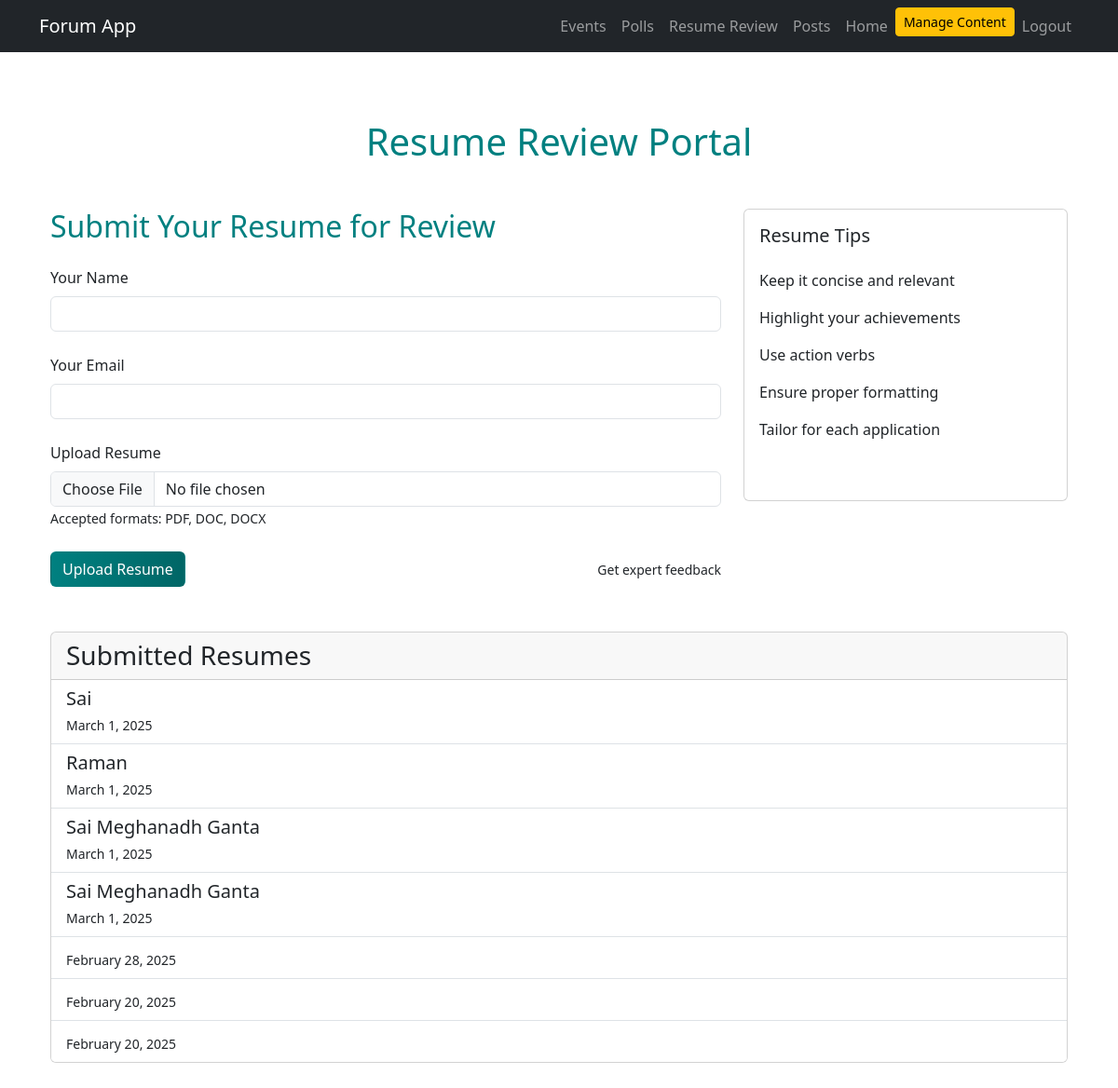
Screenshot of /resume-review/ (signed in) with the database file from the repository.
### forum/models.py (models this page shows, shortened)
class Resume(models.Model):
    name = models.CharField(max_length=255)  # User's name
    email = models.EmailField()  # Contact email
    resume_file = models.FileField(upload_to="resumes/")  # Uploaded resume
    uploaded_at = models.DateTimeField(auto_now_add=True)  # Upload timestamp
    reviewer = models.CharField(max_length=100, default="Pending")

### forum/views.py (the view)
# urls.py: path('resume-review/', resume_review, name='resume-review'),
@login_required
def resume_review(request):
    resumes = Resume.objects.all().order_by('-uploaded_at')
    return render(request, 'resume_review.html', {'resumes': resumes})

### forum/templates/resume_review.html (shortened to what this page needs)
{% extends "base.html" %}
{% block content %}
    <div class="container py-5 page-container">
        <h1 class="text-center mb-5 page-title">
            <span class="teal-text">Resume</span>
            <span class="coral-text">Review Portal</span>
        </h1>
        <div class="row mb-5">
            <div class="col-md-8">
                <div class="resume-card">
                    <div class="form-header d-flex align-items-center mb-4">
                        <h2 class="mb-0 teal-text">Submit Your Resume for Review</h2>
                    </div>
                    <form method="post" enctype="multipart/form-data" action="{% url 'upload_resume' %}" class="needs-validation">
                        <div class="form-group mb-4">
                            <label for="name" class="form-label">
                                 Your Name
                            </label>
                            <input type="text" name="name" class="form-control" required>
                        </div>
                        <div class="form-group mb-4">
                            <label for="email" class="form-label">
                                 Your Email
                            </label>
                            <input type="email" name="email" class="form-control" required>
                        </div>
                        <div class="form-group mb-4">
                            <label for="resume_file" class="form-label">
                                 Upload Resume
                            </label>
                            <input type="file" name="resume_file" class="form-control" required accept=".pdf,.doc,.docx">
                            <small style="color: var(--text-medium) !important;">Accepted formats: PDF, DOC, DOCX</small>
                        </div>
                        <div class="d-flex justify-content-between align-items-center">
                            <button type="submit" class="btn btn-primary-custom">
                                 Upload Resume
                            </button>
                            <span style="color: var(--text-medium) !important;" class="small">Get expert feedback</span>
                        </div>
                    </form>
                </div>
            </div>
            <div class="col-md-4">
                <div class="card tips-card">
                    <div class="card-body">
                        <h5 class="card-title mb-4" style="color: var(--text-dark) !important;">
                             Resume Tips
                        </h5>
                        <div class="card-text">
                            <p class="tip-item">Keep it concise and relevant</p>
                            <p class="tip-item">Highlight your achievements</p>
                            <p class="tip-item">Use action verbs</p>
                            <p class="tip-item">Ensure proper formatting</p>
                            <p class="tip-item">Tailor for each application</p>
                        </div>
                        <div class="mt-4 text-center">
                            <span class="badge custom-badge">
                            </span>
                        </div>
                    </div>
                </div>
            </div>
        </div>
        <div class="row">
            <div class="col-md-12">
                <div class="card card-accent-border">
                    <div class="card-header card-header-custom d-flex align-items-center">
                        <h3 class="mb-0">Submitted Resumes</h3>
                    </div>
                    <div class="list-group list-group-flush">
                        {% for resume in resumes %}
                            <a href="{% url 'view_resume' resume.id %}" class="list-group-item list-group-item-action resume-list-item d-flex align-items-center">
                                <div>
                                    <h5 class="mb-1" style="color: var(--text-dark) !important;">{{ resume.name }}</h5>
                                    <small style="color: var(--text-light) !important;"> {{ resume.uploaded_at|date:"F j, Y" }}</small>
                                </div>
                            </a>
                        {% endfor %}
                    </div>
                </div>
            </div>
        </div>
    </div>
{% endblock %}

### forum/templates/resume_review.html (style rules this page uses)
.teal-text { color: #008080 !important; }
.coral-text { color: #008080 !important; }
.btn-primary-custom { background: linear-gradient(90deg, #008080, #006666) !important; color: white !important; }

### rows the page displays
Resume: name "Sai", uploaded_at "March 1, 2025"
Resume: name "Raman", uploaded_at "March 1, 2025"
Resume: name "Sai Meghanadh Ganta", uploaded_at "March 1, 2025"
Resume: name "Sai Meghanadh Ganta", uploaded_at "March 1, 2025"
Resume: uploaded_at "February 28, 2025"
Resume: uploaded_at "February 20, 2025"
Resume: uploaded_at "February 20, 2025"
